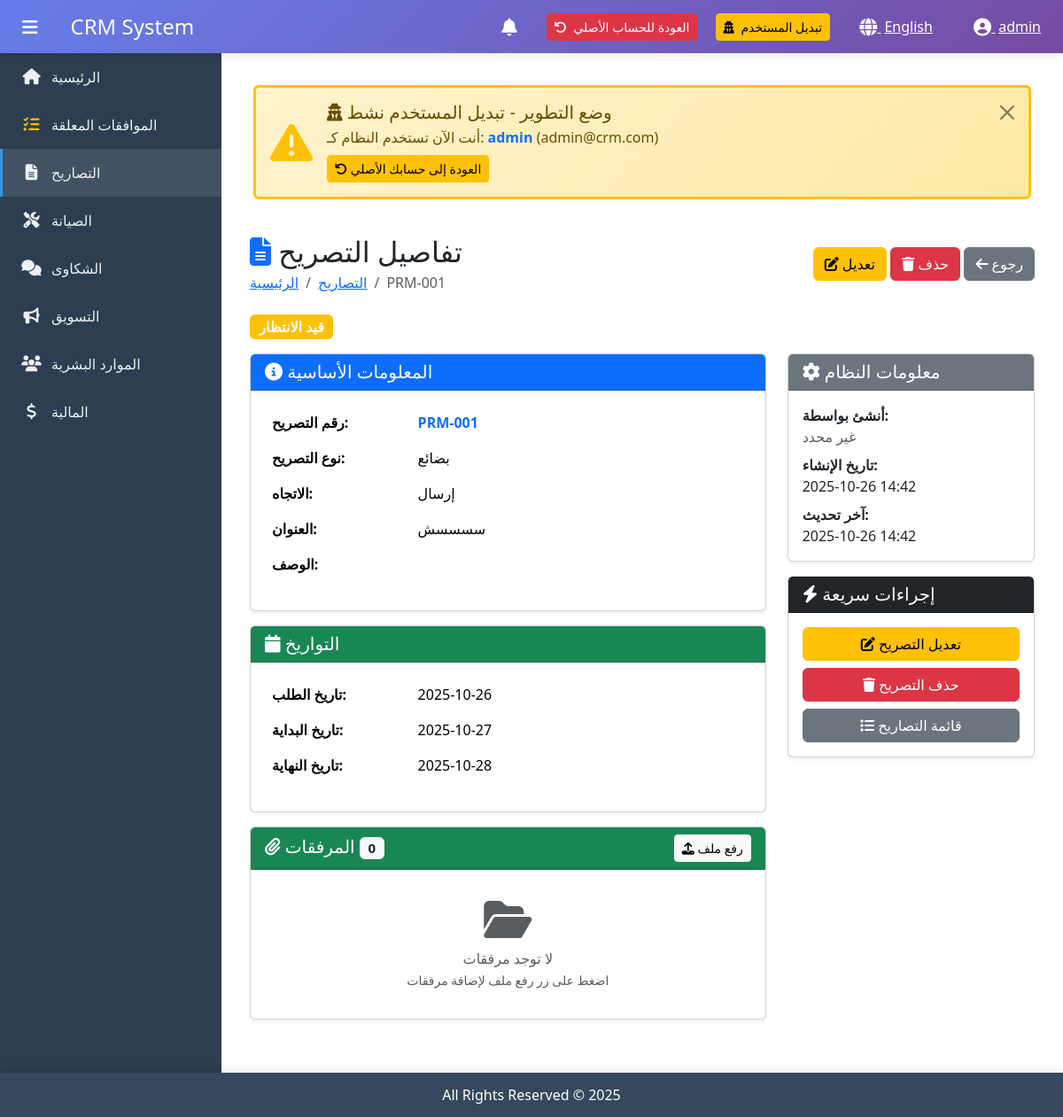
The page /en/permits/5/ (signed in) on the database as committed earlier.
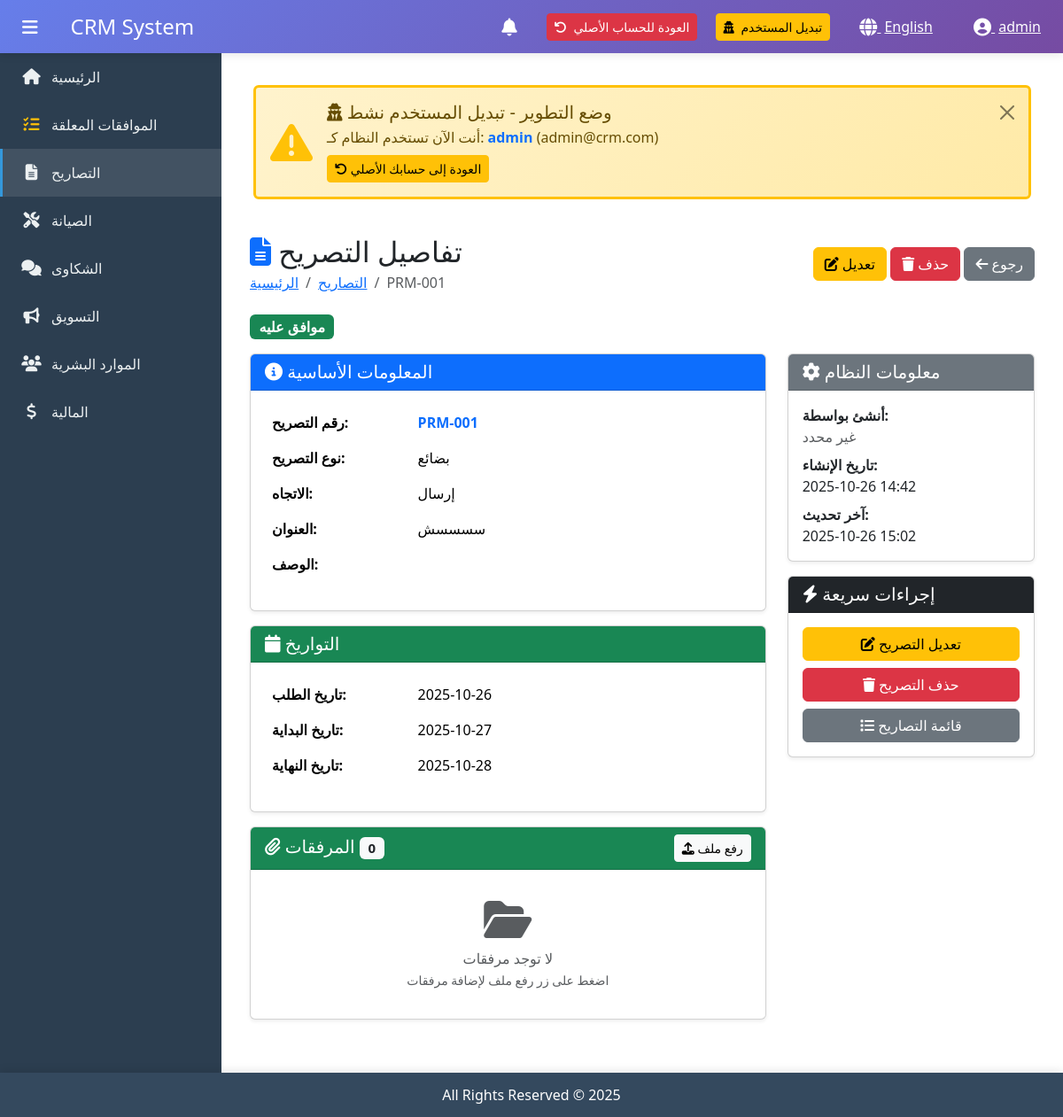
The same page on the database as committed later.
### apps/permits/models.py (models this page shows, shortened)
class Permit(models.Model):
    PERMIT_TYPE_CHOICES = [
        ('goods', _('بضائع')),
        ('maintenance', _('صيانة')),
        ('marketing', _('تسويق')),
        ('visitor', _('زائر')),
        ('vehicle', _('مركبة')),
        ('other', _('أخرى')),
    ]
    DIRECTION_CHOICES = [
        ('send', _('إرسال')),
        ('receive', _('استقبال')),
    ]
    STATUS_CHOICES = [
        ('pending', _('قيد الانتظار')),
        ('approved', _('موافق عليه')),
        ('rejected', _('مرفوض')),
        ('cancelled', _('ملغي')),
    ]
    permit_number = models.CharField(
        max_length=50,
        unique=True,
        verbose_name=_('رقم التصريح')
    )
    permit_type = models.CharField(
        max_length=20,
        choices=PERMIT_TYPE_CHOICES,
        verbose_name=_('نوع التصريح')
    )
    direction = models.CharField(
        max_length=10,
        choices=DIRECTION_CHOICES,
        verbose_name=_('الاتجاه')
    )
    created_by = models.ForeignKey(
        settings.AUTH_USER_MODEL,
        on_delete=models.SET_NULL,
        null=True,
        related_name='created_permits',
        verbose_name=_('أنشئ بواسطة')
    )
    tenant = models.ForeignKey(
        settings.AUTH_USER_MODEL,
        on_delete=models.CASCADE,
        related_name='permits',
        verbose_name=_('المستأجر')
    )
    title = models.CharField(
        max_length=200,
        verbose_name=_('العنوان')
    )
    description = models.TextField(
        blank=True,
        null=True,
        verbose_name=_('الوصف')
    )
    company_name = models.CharField(
        max_length=200,
        blank=True,
        null=True,
        verbose_name=_('اسم الشركة')
    )
    contact_person = models.CharField(
        max_length=100,
        blank=True,
        null=True,
        verbose_name=_('الشخص المسؤول')
    )
    contact_phone = models.CharField(
        max_length=17,
        blank=True,
        null=True,
        verbose_name=_('هاتف الاتصال')
    )
    requested_date = models.DateField(
        verbose_name=_('تاريخ الطلب')
    )
    start_date = models.DateField(
        blank=True,
        null=True,
        verbose_name=_('تاريخ البداية')
    )
    end_date = models.DateField(
        blank=True,
        null=True,
        verbose_name=_('تاريخ النهاية')
    )
    status = models.CharField(
        max_length=20,
        choices=STATUS_CHOICES,
        default='pending',
        verbose_name=_('الحالة')
    )
    notes = models.TextField(
        blank=True,
        null=True,
        verbose_name=_('ملاحظات')
    )
    rejection_reason = models.TextField(
        blank=True,
        null=True,
        verbose_name=_('سبب الرفض')
    )
    created_at = models.DateTimeField(
        auto_now_add=True,
        verbose_name=_('تاريخ الإنشاء')
    )
    updated_at = models.DateTimeField(
        auto_now=True,
        verbose_name=_('تاريخ التحديث')
    )
    class Meta:
        verbose_name = _('التصريح')
        verbose_name_plural = _('التصاريح')
        db_table = 'permits_permit'
        ordering = ['-created_at']
        indexes = [
            models.Index(fields=['permit_number']),
            models.Index(fields=['status']),
            models.Index(fields=['tenant']),
        ]

### apps/permits/views.py (the view)
# urls.py: path('<int:pk>/', views.permit_detail, name='permit_detail'),
@login_required
def permit_detail(request, pk):
    permit = get_object_or_404(
        Permit.objects.select_related('created_by', 'tenant'),
        pk=pk
    )
    if hasattr(request.user, 'tenant_profile'):
        if permit.tenant != request.user:
            messages.error(request, _('ليس لديك صلاحية الوصول لهذا التصريح'))
            return redirect('accounts:tenant_permits')
    attachments = permit.attachments.all()
    approvals = permit.approvals.all().select_related('approved_by').order_by('-created_at')
    context = {
        'permit': permit,
        'attachments': attachments,
        'approvals': approvals,
    }
    return render(request, 'permits/permit_detail.html', context)

### apps/accounts/context_processors.py (called while the page is built, shortened)
def user_permissions(request):
    if not request.user.is_authenticated:
        return {
            'user_modules': [],
            'user_permissions_dict': {},
        }
    if request.user.is_superuser:
        return {
            'user_modules': ['permits', 'maintenance', 'complaints', 'marketing', 'hr', 'finance'],
            'user_permissions_dict': {
                'permits': ['view', 'add', 'change', 'delete', 'export', 'approve'],
                'maintenance': ['view', 'add', 'change', 'delete', 'export'],
                'complaints': ['view', 'add', 'change', 'delete', 'export'],
                'marketing': ['view', 'add', 'change', 'delete', 'export'],
                'hr': ['view', 'add', 'change', 'delete', 'export'],
                'finance': ['view', 'add', 'change', 'delete', 'export'],
            },
        }

### apps/accounts/models.py (called while the page is built)
    def get_full_name(self):
        full_name = f"{self.first_name} {self.last_name}".strip()
        return full_name if full_name else self.username

### apps/core/models.py (called while the page is built)
    @classmethod
    def load(cls):
        obj, created = cls.objects.get_or_create(pk=1)
        return obj

### templates/permits/permit_detail.html (shortened to what the changed rows need)
{% extends 'base.html' %}
{% load i18n %}
{% block content %}
<div class="container-fluid py-4">
    <div class="row mb-4">
        <div class="col-12">
            <div class="d-flex justify-content-between align-items-center">
                <div>
                    <h2 class="mb-1">
                        <i class="fas fa-file-alt text-primary"></i>
                        {% trans "تفاصيل التصريح" %}
                    </h2>
                    <nav aria-label="breadcrumb">
                        <ol class="breadcrumb mb-0">
                            <li class="breadcrumb-item"><a href="{% url 'core:dashboard' %}">{% trans "الرئيسية" %}</a></li>
                            <li class="breadcrumb-item"><a href="{% url 'permits:permit_list' %}">{% trans "التصاريح" %}</a></li>
                            <li class="breadcrumb-item active">{{ permit.permit_number }}</li>
                        </ol>
                    </nav>
                </div>
            </div>
        </div>
    </div>
    <div class="row mb-3">
        <div class="col-12">
            <span class="badge bg-{% if permit.status == 'approved' %}success{% elif permit.status == 'rejected' %}danger{% elif permit.status == 'pending' %}warning{% else %}secondary{% endif %} fs-6">
                {{ permit.get_status_display }}
            </span>
        </div>
    </div>
    <div class="row">
        <div class="col-lg-8">
            <div class="card shadow-sm mb-3">
                <div class="card-body">
                    <table class="table table-borderless">
                        <tr>
                            <th width="30%">{% trans "رقم التصريح" %}:</th>
                            <td><strong class="text-primary">{{ permit.permit_number }}</strong></td>
                        </tr>
                        <tr>
                            <th>{% trans "نوع التصريح" %}:</th>
                            <td>{{ permit.get_permit_type_display }}</td>
                        </tr>
                        <tr>
                            <th>{% trans "الاتجاه" %}:</th>
                            <td>{{ permit.get_direction_display }}</td>
                        </tr>
                        <tr>
                            <th>{% trans "العنوان" %}:</th>
                            <td>{{ permit.title }}</td>
                        </tr>
                        <tr>
                            <th>{% trans "الوصف" %}:</th>
                        </tr>
                    </table>
                </div>
            </div>
            <div class="card shadow-sm mb-3">
                <div class="card-body">
                    <table class="table table-borderless">
                        <tr>
                            <th width="30%">{% trans "تاريخ الطلب" %}:</th>
                            <td>{{ permit.requested_date|date:"Y-m-d" }}</td>
                        </tr>
                        {% if permit.start_date %}
                        <tr>
                            <th>{% trans "تاريخ البداية" %}:</th>
                            <td>{{ permit.start_date|date:"Y-m-d" }}</td>
                        </tr>
                        {% endif %}
                        {% if permit.end_date %}
                        <tr>
                            <th>{% trans "تاريخ النهاية" %}:</th>
                            <td>{{ permit.end_date|date:"Y-m-d" }}</td>
                        </tr>
                        {% endif %}
                    </table>
                </div>
            </div>
            <div class="card shadow-sm mb-3">
                <div class="card-header bg-success text-white d-flex justify-content-between align-items-center">
                    <h5 class="mb-0">
                        <i class="fas fa-paperclip"></i>
                        {% trans "المرفقات" %}
                        <span class="badge bg-light text-dark">{{ permit.attachments.count }}</span>
                    </h5>
                </div>
            </div>
        </div>
        <div class="col-lg-4">
            <div class="card shadow-sm mb-3">
                <div class="card-body">
                    <p class="mb-2">
                        <strong>{% trans "أنشئ بواسطة" %}:</strong><br>
                        {% if permit.created_by %}
                            {{ permit.created_by.get_full_name|default:permit.created_by.username }}
                        {% else %}
                            <span class="text-muted">{% trans "غير محدد" %}</span>
                        {% endif %}
                    </p>
                    <p class="mb-2">
                        <strong>{% trans "تاريخ الإنشاء" %}:</strong><br>
                        {{ permit.created_at|date:"Y-m-d H:i" }}
                    </p>
                    <p class="mb-0">
                        <strong>{% trans "آخر تحديث" %}:</strong><br>
                        {{ permit.updated_at|date:"Y-m-d H:i" }}
                    </p>
                </div>
            </div>
        </div>
    </div>
</div>
{% endblock %}

Rows that differ between the two databases and show on the page:
changed Permit "PRM-001": status "قيد الانتظار" → "موافق عليه"; updated_at "2025-10-26 14:42" → "2025-10-26 15:02"
